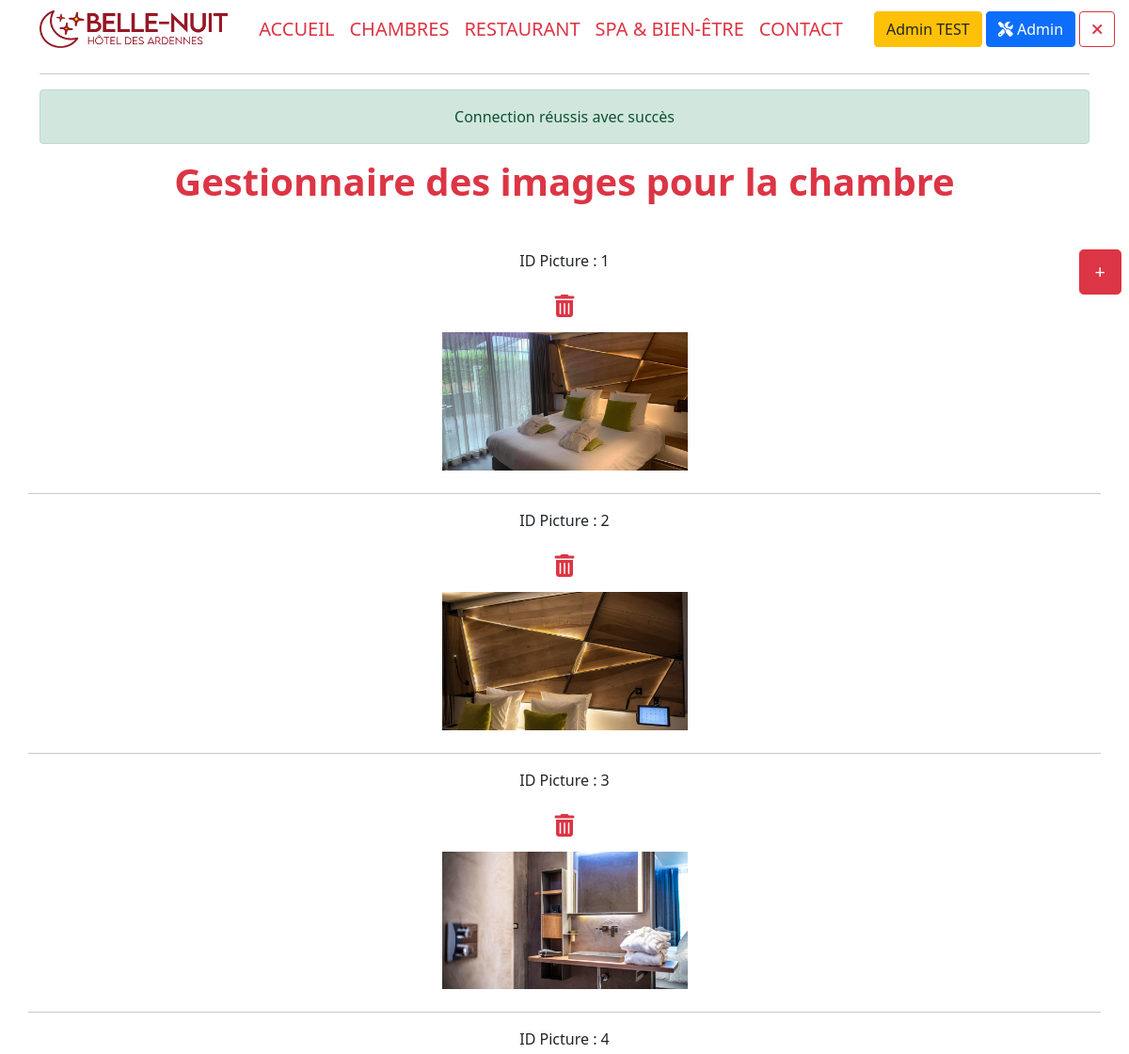
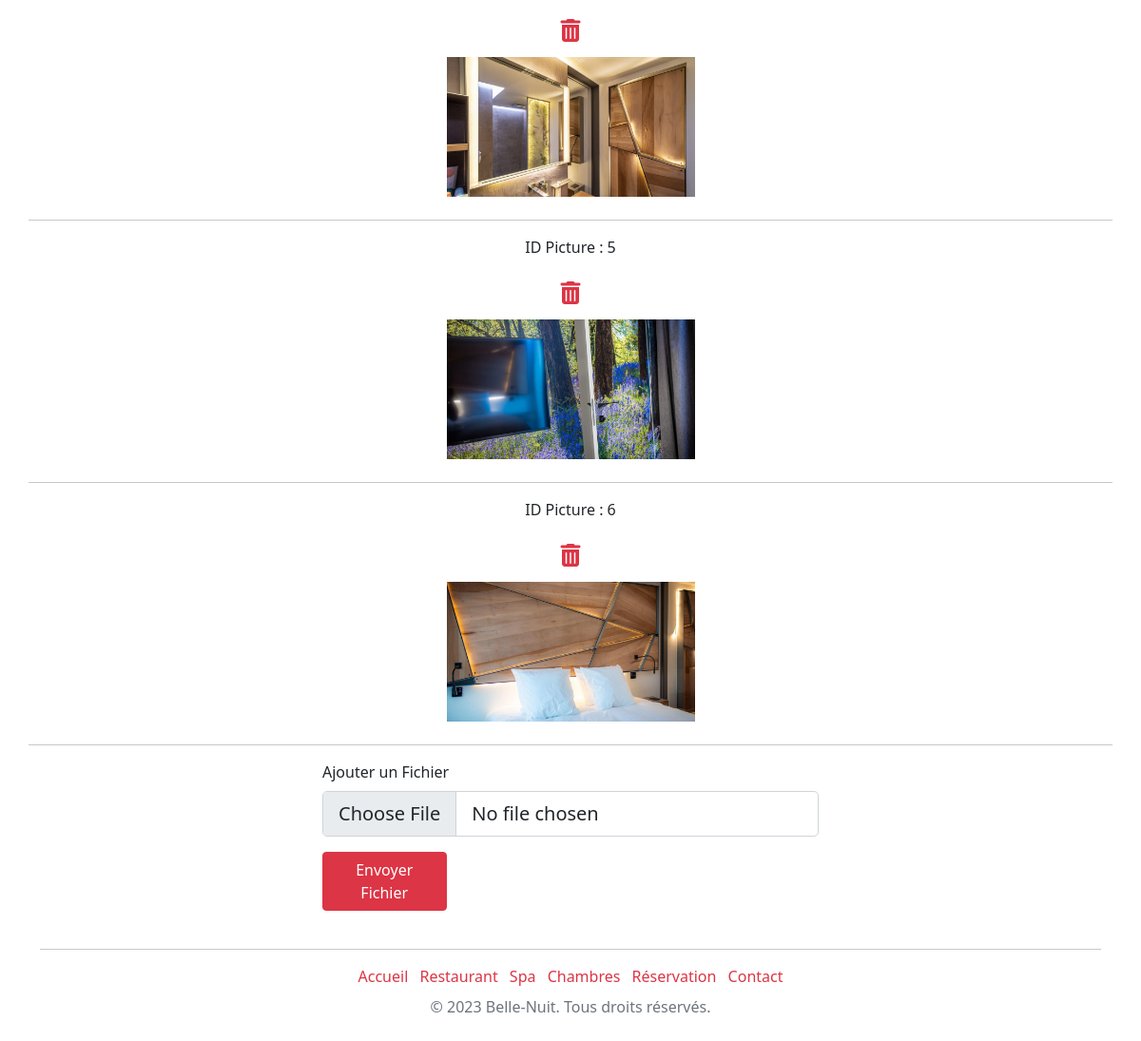
/adminManagerBedPicture&idEditBed=1 (signed in), run on the app's committed database (2 pictures, top to bottom).
### tables this page shows
CREATE TABLE `picture` (
  `picture_id` int(11) NOT NULL,
  `picture_name` varchar(50) NOT NULL,
  `picture_url` varchar(100) NOT NULL,
  `picture_description` text NOT NULL
);

### models/Model.class.php (called while the page is built, shortened)
<?php
abstract class Model{
    private static $pdo;
    private static function setBdd(){
        self::$pdo = new PDO("mysql:host=localhost;dbname=hotel;charset=utf8", "root", "");
        self::$pdo->setAttribute(PDO::ATTR_ERRMODE, PDO::ERRMODE_WARNING);
    }
    protected function getBdd(){
        return self::$pdo;
    }
}

### models/FrontManager.model.php (called while the page is built, shortened)
<?php
require_once("Model.class.php");
class FrontManager extends Model
{
    public function getImagesBedroom($idBedroom)
    {
        $stmt = $this->getBdd()->prepare('
        SELECT p.picture_id,picture_name,picture_url,picture_description
        FROM picture p
        INNER JOIN gallery g on p.picture_id = g.id_picture
        INNER JOIN bedroom b on b.bedroom_id = g.id_bedroom
        WHERE b.bedroom_id = :idBedroom;');
        $stmt->bindValue(':idBedroom', $idBedroom);
        $stmt->execute();
        $images = $stmt->fetchAll(PDO::FETCH_ASSOC);
        return $images;
    }
}

### views/main/back/adminManagerBedPicture.view.php (the view)
<h1 class='text-center my-3 text-danger fw-bolder mb-5'>Gestionnaire des images pour la chambre </h1>
<a href="#addPic"><button class="btn btn-danger btn-lg position-fixed top-1 end-0 me-2" name="btnRegistration">+</button></a>
<div class="row justify-content-center">
    <?php
    foreach ($imagesBedroom as $key => $image) {
        echo '
                <p class="text-center"> ID Picture : ' . $image["picture_id"] . '</p>
                <a href="DeletePicture&delIdPicture=' . $image['picture_id'] . '" onClick="return confirm(\'Voulez-vous supprimer la photo ?\')" class="text-danger text-center mb-3 mt-1"><i class="fa-solid fa-xl fa-trash-can mt-3"></i></a>
                <img src="' . $image["picture_url"] . '" alt="' . $image["picture_description"] . '" class="w-25 text-center mb-2 mb-md-4 shadow-1-strong rounded" >
                <hr>';
    }
    ?>
    <div class="row w-50 " id="addPic">
        <form method="post" enctype="multipart/form-data">
            <label for="formFileLg" class="form-label">Ajouter un Fichier</label>
            <input class="form-control form-control-lg" id="formFileLg"  name="image" type="file">
            <button class=" w-25 mt-3 btn btn-danger" type="submit" name="btnAddPic">Envoyer Fichier</button>
        </form>
    </div>
</div>

### data on the page
picture: picture_id "1", picture_url (picture)
picture: picture_id "2", picture_url (picture)
picture: picture_id "3", picture_url (picture)
picture: picture_id "4", picture_url (picture)
picture: picture_id "5", picture_url (picture)
picture: picture_id "6", picture_url (picture)

### other printed values
$_SESSION["surname"] "Admin"
$_SESSION["name"] "TEST"
$_SESSION['alert']['message'] "Connection réussis avec succès"
